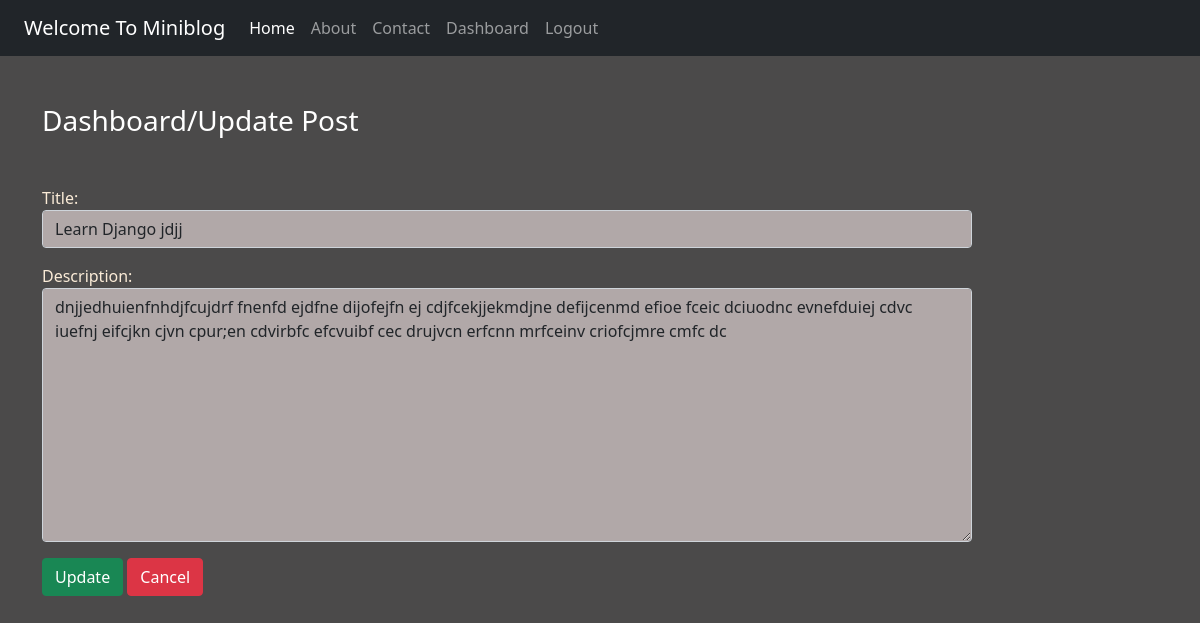
Screenshot of /updatepost/1/ (signed in) with the database file from the repository.
### blog/models.py (models this page shows)
class Post(models.Model):
    title = models.CharField(max_length=150)
    desc = models.TextField()

### blog/views.py (the view)
# urls.py: path('updatepost/<int:id>/',views.update_post,name='updatepost'),
def update_post(request,id):
    if request.user.is_authenticated:
        if request.method == "POST":
            pi = Post.objects.get(pk=id)
            form = PostForm(request.POST,instance=pi)
            if form.is_valid():
                form.save()
                messages.success(request,'Post Updated Successfully !!')
        else:
            pi = Post.objects.get(pk=id)
            form = PostForm(instance=pi)
        return render(request,'blog/updatepost.html',{'form':form})
    else:
        return HttpResponseRedirect('/login/')

### blog/forms.py
class PostForm(forms.ModelForm):
    class Meta:
        model = Post
        fields = ['title','desc']
        labels = {'title':'Title','desc':'Description'}
        widgets = {'title':forms.TextInput(attrs={'class':'form-control'}),
                   'desc':forms.Textarea(attrs={'class':'form-control'})}

### blog/templates/blog/updatepost.html (shortened to what this page needs)
{% extends 'blog/base.html' %}
{% load static %}
{% block content %}
<div class="col-sm-10">
<h3 class="text-white my-5">Dashboard/Update Post</h3>
<form action="" method="post" novalidate>
    {{form.as_p}}
    <input type="submit" value="Update" class="btn btn-success">
    <a href="{% url 'dashboard' %}" class="btn btn-danger">Cancel</a>
</form>
</div>
{% endblock content %}

### blog/static/blog/css/style.css (style rules this page uses)
body { background-color: rgb(75,74,74); color:antiquewhite }
.form-control { background-color: rgb(177,168,168); }

### rows the page displays
Post: title "Learn Django jdjj", desc "dnjjedhuienfnhdjfcujdrf fnenfd ejdfne dijofejfn ej cdjfcekjjekmdjne defijcenmd efioe fceic dciuodnc evnefduiej cdvc iuefnj eifcjkn cjvn cpur;en cdvirbfc efcvuibf cec drujvcn erfcnn mrfceinv criofcjmre cmfc dc"
